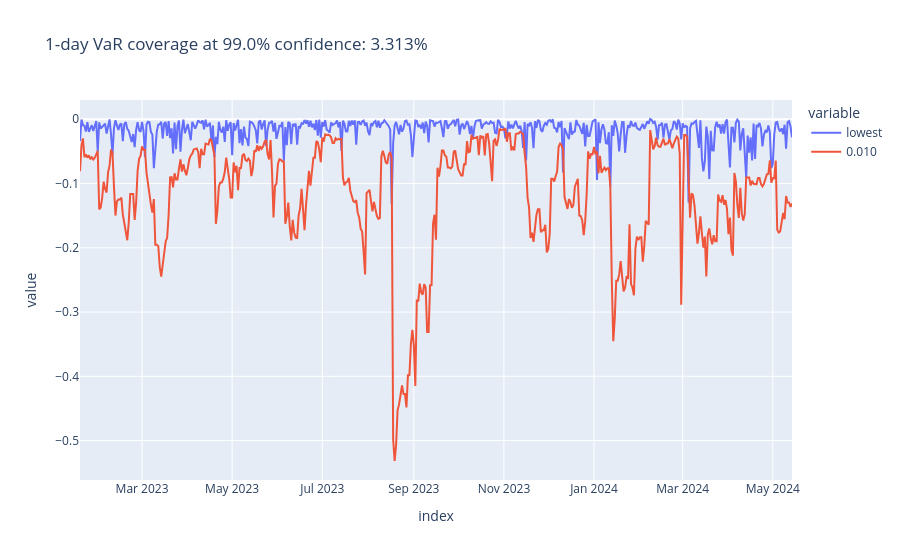

Notebook source saved alongside this figure:
### Code cell
plot_coverage(df_var_partial, "0.010")

### Figure 1 — Plotly figure (JSON) as saved in the notebook; plotly's stock layout.template omitted (floating-point values rounded to 4 significant figures; data arrays with more than 128 entries replaced by an {"elided": "..."} marker saying what was removed)
{"data": [{"hovertemplate": "variable=lowest<br>index=%{x}<br>value=%{y}<extra></extra>", "legendgroup": "lowest", "line": {"color": "#636efa", "dash": "solid"}, "marker": {"symbol": "circle"}, "mode": "lines", "name": "lowest", "orientation": "v", "showlegend": true, "type": "scatter", "x": {"elided": "483 str values"}, "xaxis": "x", "y": {"elided": "483 float values"}, "yaxis": "y"}, {"hovertemplate": "variable=0.010<br>index=%{x}<br>value=%{y}<extra></extra>", "legendgroup": "0.010", "line": {"color": "#EF553B", "dash": "solid"}, "marker": {"symbol": "circle"}, "mode": "lines", "name": "0.010", "orientation": "v", "showlegend": true, "type": "scatter", "x": {"elided": "483 str values"}, "xaxis": "x", "y": {"elided": "483 float values"}, "yaxis": "y"}], "layout": {"legend": {"title": {"text": "variable"}, "tracegroupgap": 0}, "title": {"text": "1-day VaR coverage at 99.0% confidence: 3.313%"}, "xaxis": {"anchor": "y", "domain": [0, 1], "title": {"text": "index"}}, "yaxis": {"anchor": "x", "domain": [0, 1], "title": {"text": "value"}}}}
